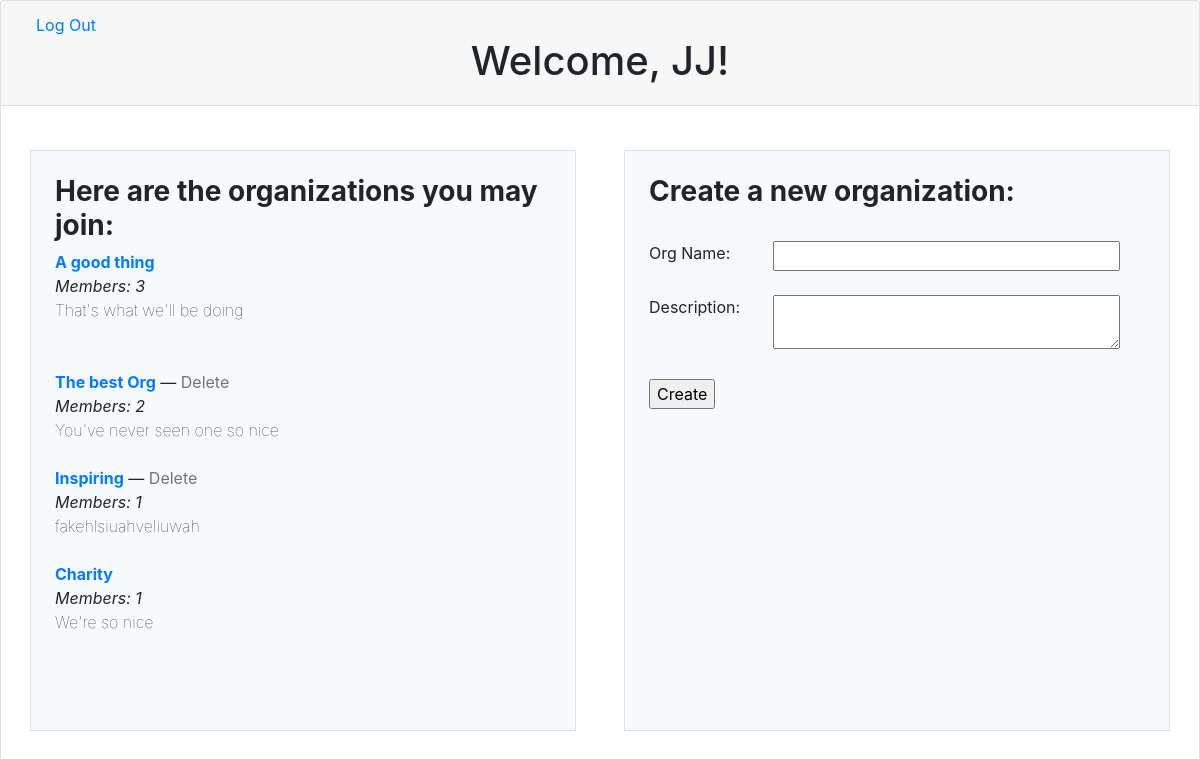
/homepage (signed in), run on the app's committed database.
### main_app/models.py (models this page shows)
class User(models.Model):
    first_name = models.CharField(max_length=255)
    last_name = models.CharField(max_length=255)
    email = models.CharField(max_length=255)
    password = models.CharField(max_length=255)
    created_at = models.DateTimeField(auto_now_add = True)
    updated_at = models.DateTimeField(auto_now = True)
    objects = UserManager()

class Organization(models.Model):
    name = models.CharField(max_length=255)
    description = models.TextField()
    created_at = models.DateTimeField(auto_now_add = True)
    updated_at = models.DateTimeField(auto_now = True)
    uploaded_by = models.ForeignKey(User, related_name="organization_uploaded", on_delete = models.CASCADE)
    joined_by = models.ManyToManyField(User, related_name="joined_organizations")
    objects = OrganizationManager()

### main_app/views.py (the view)
# urls.py: path('homepage', views.homepage),
def homepage(request):
    context = {
        "user": User.objects.get(id=request.session['user_id']),
        "member_count": Organization.objects.annotate(num_views=Count('joined_by')).order_by('-num_views'),
    }
    return render(request, 'homepage.html', context)

### main_app/templates/homepage.html (shortened to what this page needs)
<!DOCTYPE html>
<html lang="en">
<head>
    <link rel="stylesheet" href="https://stackpath.bootstrapcdn.com/bootstrap/4.3.1/css/bootstrap.min.css">
</head>
<body>
    <div class="card">
        <div class="card-header">
            <div class="col">
                <a href="/logout">Log Out</a>
            </div>
            <h1 class="text-center">Welcome, {{ user.first_name }}!</h1>
        </div>
        <div class="card-body">
            <div class="row">
                <div class="col p-4 bg-light m-4 border">
                    <h3 class="font-weight-bold">Here are the organizations you may join:</h3>
                    <div>
                        {% for org in member_count %}
                            {% if user == org.uploaded_by %}
                                <a href="/org/{{ org.id }}" class="font-weight-bold">{{ org.name }}</a> &mdash;
                                <a href="/org/{{ org.id }}/delete" class="text-muted sm">Delete</a>
                                <p class="font-italic" class = "name">Members: {{ org.joined_by.count }}</p>
                                <p class="font-weight-lighter">{{ org.description }}</p>
                                <br>
                            {% else %}
                                <a href="/org/{{ org.id }}" class="font-weight-bold">{{ org.name }}</a>
                                <p class="font-italic" class = "name">Members: {{ org.joined_by.count }}</p>
                                <p class="font-weight-lighter">{{ org.description }}</p>
                                <br><br>
                            {% endif %}
                        {% endfor %}
                        <br>
                    </div>
                </div>
                <div class="col p-4 bg-light m-4 border">
                    <h3 class="font-weight-bold">Create a new organization:</h3>
                    <form action="/add_org" method="post">
                        <br>
                        <p>
                            <label for="name">Org Name:</label>
                            <input name="name" id="full">
                        </p>
                        <br>
                        <p>
                            <label for="description">Description:</label>
                            <textarea name="description" id="full"></textarea>
                        </p>
                        <br>
                        <input type="submit" value="Create">
                    </form>
                </div>
            </div>
        </div>
    </div>
</body>
</html>

### main_app/templates/homepage.html (style rules this page uses)
p { margin:0; }
form { display:table; width:95%; }
p { display: table-row; }
label { display: table-cell; vertical-align: top; }
input { display: table-cell; }
#full { width:100%; }

### data on the page
User: first_name "JJ"
Organization: name "A good thing", joined_by.count "3", description "That's what we'll be doing"
Organization: name "The best Org", joined_by.count "2", description "You've never seen one so nice"
Organization: name "Inspiring", joined_by.count "1", description "fakehlsiuahveliuwah"
Organization: name "Charity", joined_by.count "1", description "We're so nice"
